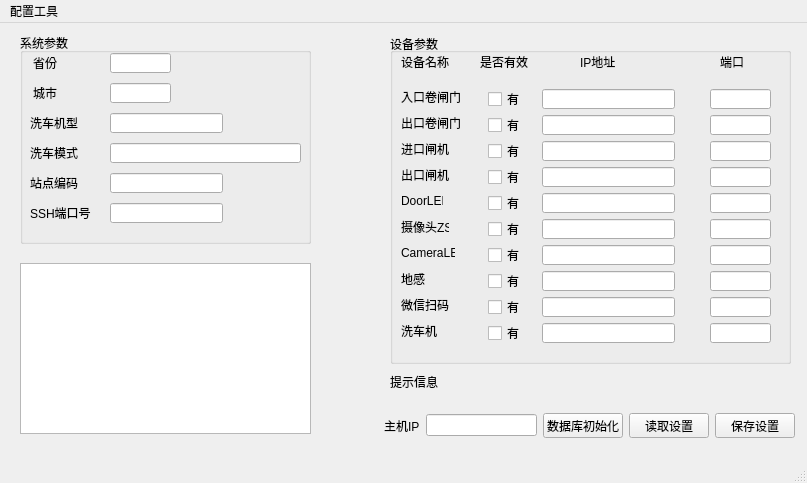
<?xml version="1.0" encoding="UTF-8"?>
<ui version="4.0">
 <class>MainWindow</class>
 <widget class="QMainWindow" name="MainWindow">
  <property name="geometry">
   <rect>
    <x>0</x>
    <y>0</y>
    <width>807</width>
    <height>483</height>
   </rect>
  </property>
  <property name="windowTitle">
   <string>配置工具</string>
  </property>
  <widget class="QWidget" name="centralwidget">
   <widget class="QGroupBox" name="groupBox">
    <property name="geometry">
     <rect>
      <x>20</x>
      <y>10</y>
      <width>291</width>
      <height>211</height>
     </rect>
    </property>
    <property name="title">
     <string>系统参数</string>
    </property>
    <widget class="QLineEdit" name="wash_mode_lineEdit">
     <property name="geometry">
      <rect>
       <x>90</x>
       <y>110</y>
       <width>191</width>
       <height>20</height>
      </rect>
     </property>
    </widget>
    <widget class="QLabel" name="Provice">
     <property name="geometry">
      <rect>
       <x>13</x>
       <y>20</y>
       <width>71</width>
       <height>20</height>
      </rect>
     </property>
     <property name="layoutDirection">
      <enum>Qt::RightToLeft</enum>
     </property>
     <property name="text">
      <string>省份</string>
     </property>
     <property name="margin">
      <number>0</number>
     </property>
    </widget>
    <widget class="QLineEdit" name="city_lineEdit">
     <property name="geometry">
      <rect>
       <x>90</x>
       <y>50</y>
       <width>61</width>
       <height>20</height>
      </rect>
     </property>
    </widget>
    <widget class="QLabel" name="City">
     <property name="geometry">
      <rect>
       <x>13</x>
       <y>50</y>
       <width>71</width>
       <height>20</height>
      </rect>
     </property>
     <property name="text">
      <string>城市</string>
     </property>
    </widget>
    <widget class="QLabel" name="Wash_Mode">
     <property name="geometry">
      <rect>
       <x>10</x>
       <y>110</y>
       <width>71</width>
       <height>20</height>
      </rect>
     </property>
     <property name="text">
      <string>洗车模式</string>
     </property>
    </widget>
    <widget class="QLineEdit" name="site_id_lineEdit">
     <property name="geometry">
      <rect>
       <x>90</x>
       <y>140</y>
       <width>113</width>
       <height>20</height>
      </rect>
     </property>
    </widget>
    <widget class="QLineEdit" name="province_lineEdit">
     <property name="geometry">
      <rect>
       <x>90</x>
       <y>20</y>
       <width>61</width>
       <height>20</height>
      </rect>
     </property>
    </widget>
    <widget class="QLabel" name="Wash_Type">
     <property name="geometry">
      <rect>
       <x>10</x>
       <y>80</y>
       <width>71</width>
       <height>20</height>
      </rect>
     </property>
     <property name="text">
      <string>洗车机型</string>
     </property>
    </widget>
    <widget class="QLineEdit" name="ssh_port_lineEdit">
     <property name="geometry">
      <rect>
       <x>90</x>
       <y>170</y>
       <width>113</width>
       <height>20</height>
      </rect>
     </property>
    </widget>
    <widget class="QLabel" name="Site_ID">
     <property name="geometry">
      <rect>
       <x>10</x>
       <y>140</y>
       <width>71</width>
       <height>20</height>
      </rect>
     </property>
     <property name="text">
      <string>站点编码</string>
     </property>
    </widget>
    <widget class="QLabel" name="SSH_Port">
     <property name="geometry">
      <rect>
       <x>10</x>
       <y>170</y>
       <width>71</width>
       <height>20</height>
      </rect>
     </property>
     <property name="text">
      <string>SSH端口号</string>
     </property>
    </widget>
    <widget class="QLineEdit" name="wash_type_lineEdit">
     <property name="geometry">
      <rect>
       <x>90</x>
       <y>80</y>
       <width>113</width>
       <height>20</height>
      </rect>
     </property>
    </widget>
   </widget>
   <widget class="QGroupBox" name="groupBox_2">
    <property name="geometry">
     <rect>
      <x>390</x>
      <y>10</y>
      <width>401</width>
      <height>331</height>
     </rect>
    </property>
    <property name="title">
     <string>设备参数</string>
    </property>
    <property name="alignment">
     <set>Qt::AlignLeading|Qt::AlignLeft|Qt::AlignVCenter</set>
    </property>
    <widget class="QLineEdit" name="camerazs_port_lineEdit">
     <property name="geometry">
      <rect>
       <x>320</x>
       <y>186</y>
       <width>61</width>
       <height>20</height>
      </rect>
     </property>
    </widget>
    <widget class="QLabel" name="in_label">
     <property name="geometry">
      <rect>
       <x>11</x>
       <y>108</y>
       <width>48</width>
       <height>16</height>
      </rect>
     </property>
     <property name="text">
      <string>进口闸机</string>
     </property>
    </widget>
    <widget class="QLabel" name="wepay_3">
     <property name="geometry">
      <rect>
       <x>11</x>
       <y>290</y>
       <width>36</width>
       <height>16</height>
      </rect>
     </property>
     <property name="text">
      <string>洗车机</string>
     </property>
    </widget>
    <widget class="QLabel" name="out">
     <property name="geometry">
      <rect>
       <x>11</x>
       <y>134</y>
       <width>48</width>
       <height>16</height>
      </rect>
     </property>
     <property name="text">
      <string>出口闸机</string>
     </property>
    </widget>
    <widget class="QLabel" name="wepay">
     <property name="geometry">
      <rect>
       <x>11</x>
       <y>264</y>
       <width>48</width>
       <height>16</height>
      </rect>
     </property>
     <property name="text">
      <string>微信扫码</string>
     </property>
    </widget>
    <widget class="QLabel" name="label_4">
     <property name="geometry">
      <rect>
       <x>330</x>
       <y>21</y>
       <width>24</width>
       <height>16</height>
      </rect>
     </property>
     <property name="text">
      <string>端口</string>
     </property>
    </widget>
    <widget class="QCheckBox" name="doorled_checkBox">
     <property name="geometry">
      <rect>
       <x>98</x>
       <y>162</y>
       <width>35</width>
       <height>16</height>
      </rect>
     </property>
     <property name="text">
      <string>有</string>
     </property>
    </widget>
    <widget class="QLineEdit" name="washing_port_lineEdit">
     <property name="geometry">
      <rect>
       <x>320</x>
       <y>290</y>
       <width>61</width>
       <height>20</height>
      </rect>
     </property>
    </widget>
    <widget class="QLineEdit" name="gateout_ip_lineEdit">
     <property name="geometry">
      <rect>
       <x>152</x>
       <y>134</y>
       <width>133</width>
       <height>20</height>
      </rect>
     </property>
    </widget>
    <widget class="QLineEdit" name="doorled_port_lineEdit">
     <property name="geometry">
      <rect>
       <x>320</x>
       <y>160</y>
       <width>61</width>
       <height>20</height>
      </rect>
     </property>
    </widget>
    <widget class="QLineEdit" name="cameraled_port_lineEdit">
     <property name="geometry">
      <rect>
       <x>320</x>
       <y>212</y>
       <width>61</width>
       <height>20</height>
      </rect>
     </property>
    </widget>
    <widget class="QLineEdit" name="gs_port_lineEdit">
     <property name="geometry">
      <rect>
       <x>320</x>
       <y>238</y>
       <width>61</width>
       <height>20</height>
      </rect>
     </property>
    </widget>
    <widget class="QLineEdit" name="washing_ip_lineEdit">
     <property name="geometry">
      <rect>
       <x>152</x>
       <y>290</y>
       <width>133</width>
       <height>20</height>
      </rect>
     </property>
    </widget>
    <widget class="QCheckBox" name="washing_checkBox">
     <property name="geometry">
      <rect>
       <x>98</x>
       <y>292</y>
       <width>35</width>
       <height>16</height>
      </rect>
     </property>
     <property name="text">
      <string>有</string>
     </property>
    </widget>
    <widget class="QCheckBox" name="doorout_checkBox">
     <property name="geometry">
      <rect>
       <x>98</x>
       <y>84</y>
       <width>35</width>
       <height>16</height>
      </rect>
     </property>
     <property name="text">
      <string>有</string>
     </property>
    </widget>
    <widget class="QLabel" name="label_3">
     <property name="geometry">
      <rect>
       <x>190</x>
       <y>21</y>
       <width>36</width>
       <height>16</height>
      </rect>
     </property>
     <property name="text">
      <string>IP地址</string>
     </property>
    </widget>
    <widget class="QLabel" name="Door_3">
     <property name="geometry">
      <rect>
       <x>11</x>
       <y>160</y>
       <width>42</width>
       <height>16</height>
      </rect>
     </property>
     <property name="text">
      <string>DoorLED</string>
     </property>
    </widget>
    <widget class="QCheckBox" name="cameraled_checkBox">
     <property name="geometry">
      <rect>
       <x>98</x>
       <y>214</y>
       <width>35</width>
       <height>16</height>
      </rect>
     </property>
     <property name="text">
      <string>有</string>
     </property>
    </widget>
    <widget class="QLabel" name="Door_4">
     <property name="geometry">
      <rect>
       <x>11</x>
       <y>212</y>
       <width>54</width>
       <height>16</height>
      </rect>
     </property>
     <property name="text">
      <string>CameraLED</string>
     </property>
    </widget>
    <widget class="QCheckBox" name="wpc_checkBox">
     <property name="geometry">
      <rect>
       <x>98</x>
       <y>266</y>
       <width>35</width>
       <height>16</height>
      </rect>
     </property>
     <property name="text">
      <string>有</string>
     </property>
    </widget>
    <widget class="QLineEdit" name="doorled_ip_lineEdit">
     <property name="geometry">
      <rect>
       <x>152</x>
       <y>160</y>
       <width>133</width>
       <height>20</height>
      </rect>
     </property>
    </widget>
    <widget class="QLineEdit" name="gateout_port_lineEdit">
     <property name="geometry">
      <rect>
       <x>320</x>
       <y>134</y>
       <width>61</width>
       <height>20</height>
      </rect>
     </property>
    </widget>
    <widget class="QCheckBox" name="camerazs_checkBox">
     <property name="geometry">
      <rect>
       <x>98</x>
       <y>188</y>
       <width>35</width>
       <height>16</height>
      </rect>
     </property>
     <property name="text">
      <string>有</string>
     </property>
    </widget>
    <widget class="QLabel" name="digan">
     <property name="geometry">
      <rect>
       <x>11</x>
       <y>238</y>
       <width>24</width>
       <height>16</height>
      </rect>
     </property>
     <property name="text">
      <string>地感</string>
     </property>
    </widget>
    <widget class="QLabel" name="wepay_5">
     <property name="geometry">
      <rect>
       <x>11</x>
       <y>186</y>
       <width>48</width>
       <height>16</height>
      </rect>
     </property>
     <property name="text">
      <string>摄像头ZS</string>
     </property>
    </widget>
    <widget class="QCheckBox" name="doorin_checkBox">
     <property name="enabled">
      <bool>true</bool>
     </property>
     <property name="geometry">
      <rect>
       <x>98</x>
       <y>58</y>
       <width>35</width>
       <height>16</height>
      </rect>
     </property>
     <property name="text">
      <string>有</string>
     </property>
    </widget>
    <widget class="QLabel" name="label_2">
     <property name="geometry">
      <rect>
       <x>90</x>
       <y>21</y>
       <width>48</width>
       <height>16</height>
      </rect>
     </property>
     <property name="text">
      <string>是否有效</string>
     </property>
    </widget>
    <widget class="QLineEdit" name="gatein_port_lineEdit">
     <property name="geometry">
      <rect>
       <x>320</x>
       <y>108</y>
       <width>61</width>
       <height>20</height>
      </rect>
     </property>
    </widget>
    <widget class="QLabel" name="label">
     <property name="geometry">
      <rect>
       <x>11</x>
       <y>21</y>
       <width>48</width>
       <height>16</height>
      </rect>
     </property>
     <property name="text">
      <string>设备名称</string>
     </property>
    </widget>
    <widget class="QLineEdit" name="gatein_ip_lineEdit">
     <property name="geometry">
      <rect>
       <x>152</x>
       <y>108</y>
       <width>133</width>
       <height>20</height>
      </rect>
     </property>
    </widget>
    <widget class="QCheckBox" name="gs_checkBox">
     <property name="geometry">
      <rect>
       <x>98</x>
       <y>240</y>
       <width>35</width>
       <height>16</height>
      </rect>
     </property>
     <property name="text">
      <string>有</string>
     </property>
    </widget>
    <widget class="QLineEdit" name="wpc_ip_lineEdit">
     <property name="geometry">
      <rect>
       <x>152</x>
       <y>264</y>
       <width>133</width>
       <height>20</height>
      </rect>
     </property>
    </widget>
    <widget class="QLabel" name="Door_2">
     <property name="geometry">
      <rect>
       <x>11</x>
       <y>82</y>
       <width>60</width>
       <height>16</height>
      </rect>
     </property>
     <property name="text">
      <string>出口卷闸门</string>
     </property>
    </widget>
    <widget class="QLineEdit" name="doorout_ip_lineEdit">
     <property name="geometry">
      <rect>
       <x>152</x>
       <y>82</y>
       <width>133</width>
       <height>20</height>
      </rect>
     </property>
    </widget>
    <widget class="QLineEdit" name="cameraled_ip_lineEdit">
     <property name="geometry">
      <rect>
       <x>152</x>
       <y>212</y>
       <width>133</width>
       <height>20</height>
      </rect>
     </property>
    </widget>
    <widget class="QLineEdit" name="doorin_ip_lineEdit">
     <property name="geometry">
      <rect>
       <x>152</x>
       <y>56</y>
       <width>133</width>
       <height>20</height>
      </rect>
     </property>
    </widget>
    <widget class="QLineEdit" name="camerazs_ip_lineEdit">
     <property name="geometry">
      <rect>
       <x>152</x>
       <y>186</y>
       <width>133</width>
       <height>20</height>
      </rect>
     </property>
    </widget>
    <widget class="QLineEdit" name="doorin_port_lineEdit">
     <property name="geometry">
      <rect>
       <x>320</x>
       <y>56</y>
       <width>61</width>
       <height>20</height>
      </rect>
     </property>
    </widget>
    <widget class="QCheckBox" name="gateout_checkBox">
     <property name="geometry">
      <rect>
       <x>98</x>
       <y>136</y>
       <width>35</width>
       <height>16</height>
      </rect>
     </property>
     <property name="text">
      <string>有</string>
     </property>
    </widget>
    <widget class="QLineEdit" name="gs_ip_lineEdit">
     <property name="geometry">
      <rect>
       <x>152</x>
       <y>238</y>
       <width>133</width>
       <height>20</height>
      </rect>
     </property>
    </widget>
    <widget class="QLineEdit" name="doorout_port_lineEdit">
     <property name="geometry">
      <rect>
       <x>320</x>
       <y>82</y>
       <width>61</width>
       <height>20</height>
      </rect>
     </property>
    </widget>
    <widget class="QLabel" name="Door">
     <property name="geometry">
      <rect>
       <x>11</x>
       <y>56</y>
       <width>60</width>
       <height>16</height>
      </rect>
     </property>
     <property name="text">
      <string>入口卷闸门</string>
     </property>
    </widget>
    <widget class="QLineEdit" name="wpc_port_lineEdit">
     <property name="geometry">
      <rect>
       <x>320</x>
       <y>264</y>
       <width>61</width>
       <height>20</height>
      </rect>
     </property>
    </widget>
    <widget class="QCheckBox" name="gatein_checkBox">
     <property name="geometry">
      <rect>
       <x>98</x>
       <y>110</y>
       <width>35</width>
       <height>16</height>
      </rect>
     </property>
     <property name="text">
      <string>有</string>
     </property>
    </widget>
   </widget>
   <widget class="QTextBrowser" name="textBrowser">
    <property name="geometry">
     <rect>
      <x>20</x>
      <y>240</y>
      <width>291</width>
      <height>171</height>
     </rect>
    </property>
   </widget>
   <widget class="QLabel" name="msg_label">
    <property name="geometry">
     <rect>
      <x>390</x>
      <y>340</y>
      <width>201</width>
      <height>38</height>
     </rect>
    </property>
    <property name="text">
     <string>提示信息</string>
    </property>
    <property name="scaledContents">
     <bool>false</bool>
    </property>
   </widget>
   <widget class="QWidget" name="layoutWidget">
    <property name="geometry">
     <rect>
      <x>384</x>
      <y>390</y>
      <width>411</width>
      <height>25</height>
     </rect>
    </property>
    <layout class="QGridLayout" name="gridLayout">
     <item row="0" column="0">
      <widget class="QLabel" name="Wash_Type_2">
       <property name="text">
        <string>主机IP</string>
       </property>
      </widget>
     </item>
     <item row="0" column="1">
      <widget class="QLineEdit" name="PC_lineEdit"/>
     </item>
     <item row="0" column="2">
      <widget class="QPushButton" name="init_pushButton">
       <property name="text">
        <string>数据库初始化</string>
       </property>
      </widget>
     </item>
     <item row="0" column="3">
      <widget class="QPushButton" name="read_setting_pushButton">
       <property name="text">
        <string>读取设置</string>
       </property>
      </widget>
     </item>
     <item row="0" column="4">
      <widget class="QPushButton" name="write_setting_pushButton">
       <property name="text">
        <string>保存设置</string>
       </property>
      </widget>
     </item>
    </layout>
   </widget>
  </widget>
  <widget class="QMenuBar" name="menubar">
   <property name="geometry">
    <rect>
     <x>0</x>
     <y>0</y>
     <width>807</width>
     <height>23</height>
    </rect>
   </property>
   <widget class="QMenu" name="menu">
    <property name="title">
     <string>配置工具</string>
    </property>
   </widget>
   <addaction name="menu"/>
  </widget>
  <widget class="QStatusBar" name="statusbar"/>
 </widget>
 <resources/>
 <connections/>
</ui>
